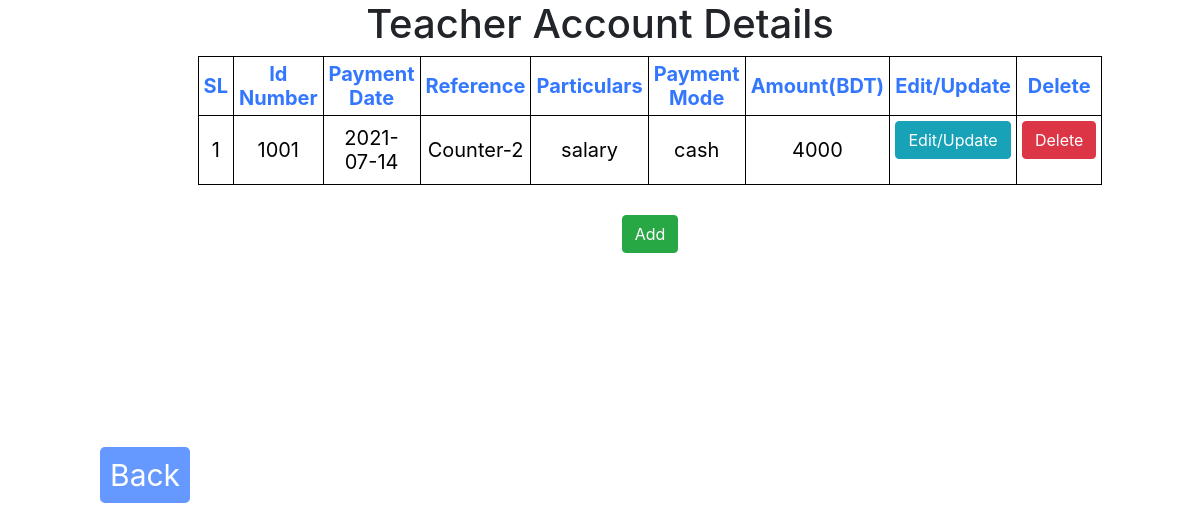
Screenshot of /teacher_account.php with the database file from the repository.
### tables this page shows
CREATE TABLE `teacher` (
  `SL` int(11) NOT NULL,
  `id_number` int(11) NOT NULL,
  `image` blob NOT NULL,
  `username` varchar(255) NOT NULL,
  `id` int(255) NOT NULL,
  `birth_date` date NOT NULL,
  `email` varchar(255) NOT NULL,
  `address` text NOT NULL,
  `gender` varchar(11) NOT NULL,
  `phone` int(11) NOT NULL,
  `password` varchar(255) NOT NULL,
  `payment_date` varchar(255) NOT NULL,
  `reference` varchar(255) NOT NULL,
  `particulars` varchar(255) NOT NULL,
  `payment_mode` varchar(255) NOT NULL,
  `Amount_BDT` int(255) NOT NULL
);

### teacher_account.php (the view, shortened to what this page needs)
<html>
<head>
  <link rel="stylesheet" href="https://maxcdn.bootstrapcdn.com/bootstrap/4.5.2/css/bootstrap.min.css">
</head>
<body>
<center>
<h1>Teacher Account Details</h1>
<div id="t02">
<table>
<thead>
<tr>
<th>SL</th>
<th>Id Number</th>
<th>Payment Date</th>
<th>Reference</th>
<th>Particulars</th>
<th>Payment Mode</th>
<th>Amount(BDT)</th>
<th>Edit/Update</th>
<th>Delete</th>
</tr>
</thead>
<?php
$servername="localhost" ;
$serveruser="root" ;
$serverpass="" ;
$DBname="aamsc" ;
$conn=mysqli_connect($servername , $serveruser , $serverpass , $DBname ) ;
 $sql= "select * from teacher";
 $result=$conn->query($sql) ;
while($row = mysqli_fetch_array($result))
  {
?>
  <tr>
  <td><?php echo $row['SL']; ?></td>
  <td><?php echo $row['id_number']; ?></td>
  <td><?php echo $row['payment_date']; ?></td>
  <td><?php echo $row['reference']; ?></td>
  <td><?php echo $row['particulars']; ?></td>
  <td><?php echo $row['payment_mode']; ?></td>
  <td><?php echo $row['Amount_BDT']; ?></td>
  <td>
       <form action = "teacher_account_edit.php" method = "post">
        <button type ="submit" name= "edit_btn"  class="btn btn-info">Edit/Update</button>
		</form>
  </td>
  <td>
     <form action = "teacher_account_delete.php" method = "post">
        <button type ="submit" name= "delete_btn"  class="btn btn-danger">Delete</button>
		</form>
  </td>
  </tr>
  <?php
  }
echo "</table>";
?>
		<form action = "teacher_account_add.php" method = "post" style="padding-top:30px;">
        <button type ="submit" name= "edit_btn"  class="btn btn-success">Add</button>
		</form>
	</div>
</center>
<div class="teacherpage">
	 <a href="admin4001.php">Back</a>
	 </div>
</body>
</html>

### teacher_account.php (style rules this page uses)
#t02 { padding-left:100px; }
#t02 table { width:800px; text-align:center; color:#3377ff; border: 1px solid black; border-collapse: collapse; }
#t02 tr { padding:5px; text-align:left; border: 1px solid black; border-collapse: collapse; text-align:center; }
#t02 td { padding:5px; font-size:20px; color:black; border: 1px solid black; border-collapse: collapse; text-align:center; }
#t02 th { padding:5px; font-size:20px; color:\black; border: 1px solid black; border-collapse: collapse; text-align:center; }
.teacherpage { text-align:left; margin-left: 100px; margin-top: 200px; }
.teacherpage a { padding:10px; background-color:#6699ff; border-radius:5px; font-size:30px; text-decoration: none; color:#fff; }

### rows the page displays
teacher: SL "1", id_number "1001", payment_date "2021-07-14", reference "Counter-2", particulars "salary", payment_mode "cash", Amount_BDT "4000"
